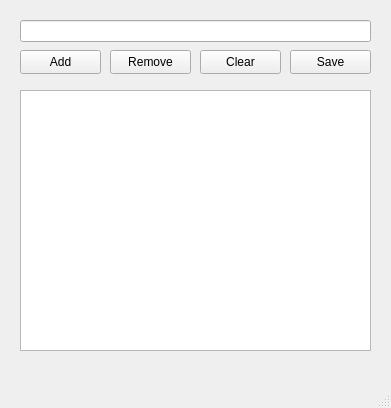
<?xml version="1.0" encoding="UTF-8"?>
<ui version="4.0">
 <class>MainWindow</class>
 <widget class="QMainWindow" name="MainWindow">
  <property name="geometry">
   <rect>
    <x>0</x>
    <y>0</y>
    <width>391</width>
    <height>408</height>
   </rect>
  </property>
  <property name="windowTitle">
   <string>BhvMonitor</string>
  </property>
  <widget class="QWidget" name="centralwidget">
   <widget class="QPushButton" name="remove_btn">
    <property name="geometry">
     <rect>
      <x>110</x>
      <y>50</y>
      <width>81</width>
      <height>24</height>
     </rect>
    </property>
    <property name="text">
     <string>Remove</string>
    </property>
   </widget>
   <widget class="QLineEdit" name="task_edit">
    <property name="geometry">
     <rect>
      <x>20</x>
      <y>20</y>
      <width>351</width>
      <height>22</height>
     </rect>
    </property>
   </widget>
   <widget class="QListWidget" name="task_list">
    <property name="geometry">
     <rect>
      <x>20</x>
      <y>90</y>
      <width>351</width>
      <height>261</height>
     </rect>
    </property>
   </widget>
   <widget class="QPushButton" name="add_btn">
    <property name="geometry">
     <rect>
      <x>20</x>
      <y>50</y>
      <width>81</width>
      <height>24</height>
     </rect>
    </property>
    <property name="text">
     <string>Add</string>
    </property>
   </widget>
   <widget class="QPushButton" name="clear_btn">
    <property name="geometry">
     <rect>
      <x>200</x>
      <y>50</y>
      <width>81</width>
      <height>24</height>
     </rect>
    </property>
    <property name="text">
     <string>Clear</string>
    </property>
   </widget>
   <widget class="QPushButton" name="save_btn">
    <property name="geometry">
     <rect>
      <x>290</x>
      <y>50</y>
      <width>81</width>
      <height>24</height>
     </rect>
    </property>
    <property name="text">
     <string>Save</string>
    </property>
   </widget>
  </widget>
  <widget class="QMenuBar" name="menubar">
   <property name="geometry">
    <rect>
     <x>0</x>
     <y>0</y>
     <width>391</width>
     <height>22</height>
    </rect>
   </property>
  </widget>
  <widget class="QStatusBar" name="statusbar"/>
 </widget>
 <resources/>
 <connections/>
</ui>
